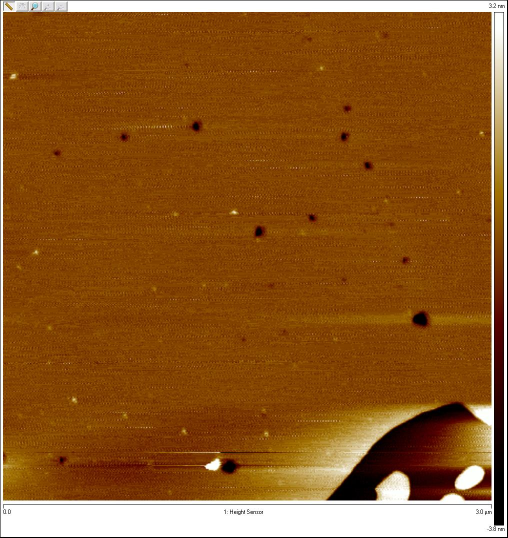
#> input picture методичка/1/images/PGPGCL_H2O_004.jpg, 1015 x 1075 px (shown at 1/2 size)
$ jupyter execute Lab2.ipynb
#> lines starting #> are read from the running program, lines starting #| are printed output that depends on the picture
[cell 1]
import numpy as np
import matplotlib.pyplot as plt
import pandas as pd
import cv2                        #Библиотека компьютерного зрения OpenCV

** Изображение из https://doi.org/10.1016/j.bbamem.2021.183779 **

[cell 2]
#Загружаем изображение

img = cv2.imread('images/PGPGCL_H2O_004.jpg')
#> img is the input picture: shape (1075, 1015, 3); mean B, G, R 32.6, 87.5, 141.4
img = cv2.cvtColor(img,cv2.COLOR_BGR2RGB)

#Обрезаем изображение

cv2.rectangle(img,(30,30),(800,800),(255,0,0),5);       #Красный квадрат
cv2.rectangle(img,(1000,28),(1000,1048),(255,0,0),5);   #Красная линия
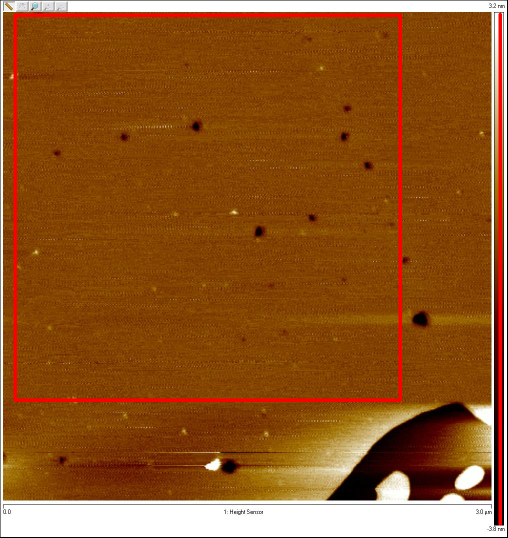
#> img: shape (1075, 1015, 3) (shown at 1/2 size); mean R, G, B 144.8, 85.7, 32.2
plt.figure(figsize=(10,10))
plt.imshow(img)

[cell 3]
#Переименуем красный квадрат и красную линию

bilayerImg = img[30:800,30:800]      #Красный квадрат (двухслойный/bilayer)
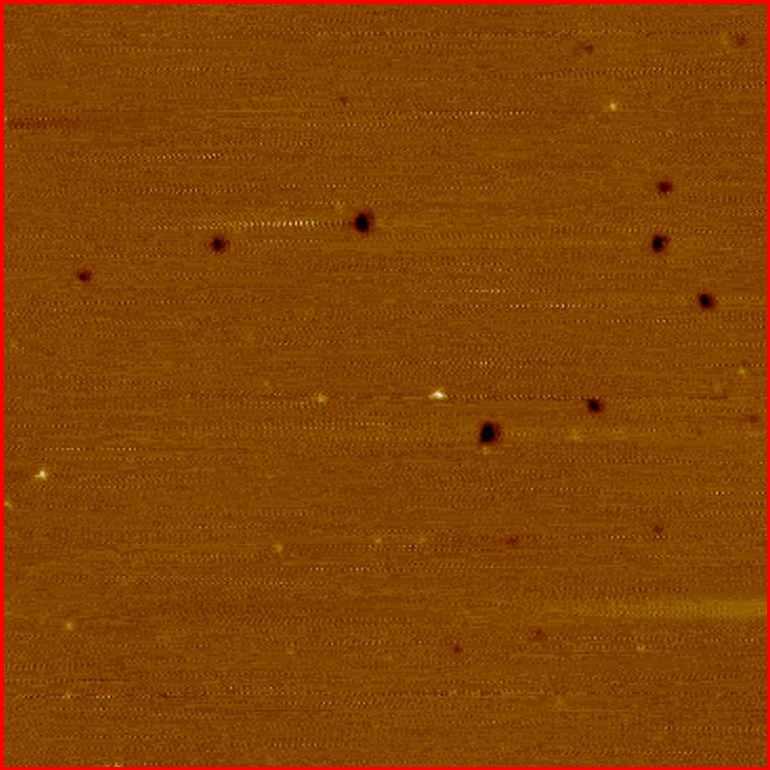
#> bilayerImg: shape (770, 770, 3); mean R, G, B 132.5, 66, 2.9
scaleImg = img[28:1048,1000]         #Красная линия (шкала высот)
#> scaleImg = 1020 rows, first 8: [255, 0, 0], [255, 0, 0], [255, 0, 0], [255, 0, 0], [255, 0, 0], [255, 0, 0], [255, 0, 0], [255, 0, 0]
plt.figure(figsize=(10,10))
plt.imshow(bilayerImg)

[cell 4]
bilayerImg.shape #Получить параметры красного квадрата в пикселях
#> Out = (770, 770, 3)

[cell 5]
#Средний цвет RGB красного квадрата

promRGB = np.mean(bilayerImg, axis=(0,1))
#> promRGB = [132.5, 66.02, 2.88]
promRGB = [int(i) for i in promRGB]
#> promRGB = [132, 66, 2]
promRGB
#> Out = [132, 66, 2]

[cell 6]
#Проверьте значения красной линии для i в scaleImg:
for i in scaleImg:
    print(i)
#> this loop made 1020 passes
#| [255   0   0]
#| [255   0   0]
#| [255   0   0]
#| [255   0   0]
#| [255   0   0]
#| [255   0   0]
#| [255   0   0]
#| [255   0   0]
#> (further printed lines are left out)

[cell 7]
#Сравните цвет RGB каждого пикселя в красном квадрате с цветом RGB каждого пикселя в красной линии.

c = 0
for i in scaleImg:
    c += 1
    if np.sum(abs(i - np.array(promRGB))) < 7:
        print('Match',c)                        #Сопоставьте с более похожим цветом по шкале высоты
#> after the loop, c = 1020

467 индекс средней высоты

[cell 8]
#Средняя высота бислоя

Bilayer_h = 3.2 + 3.8  #Высота микрофотографии АСМ
Match = 467            #Индекс средней высоты
Scale_pixls = 1020     #Количество пикселей в красной линии
Top_h = 3.2            #Самая высокая точка на микрофотографии АСМ

h = (Match*Bilayer_h)/Scale_pixls
Real_h = Top_h-h
print(Real_h)

В среднем липидный бислой был однородным.

Изображение из https://doi.org/10.1016/j.bbamem.2021.183779

[cell 9]
#Загружаем изображение

img2 = cv2.imread('images/PGPGCL_H2O_AMP_007_KR.jpg')
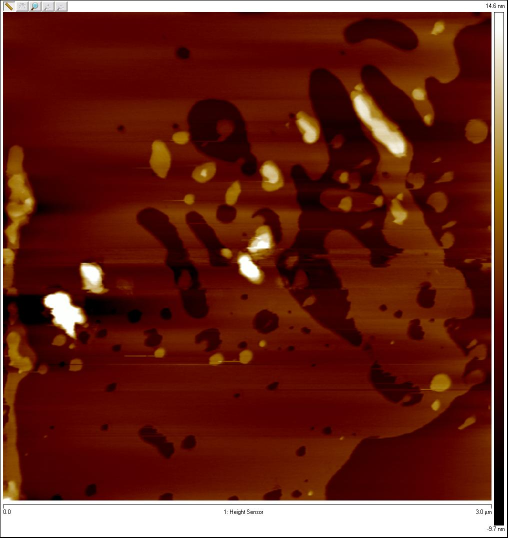
#> input picture методичка/1/images/PGPGCL_H2O_AMP_007_KR.jpg, 1015 x 1075 px (shown at 1/2 size)
#> img2 is the input picture: shape (1075, 1015, 3); mean B, G, R 29.9, 41.2, 104.2
img2 = cv2.cvtColor(img2,cv2.COLOR_BGR2RGB)

#Обрезаем изображение

bilayerImg = img2[30:800,30:800]
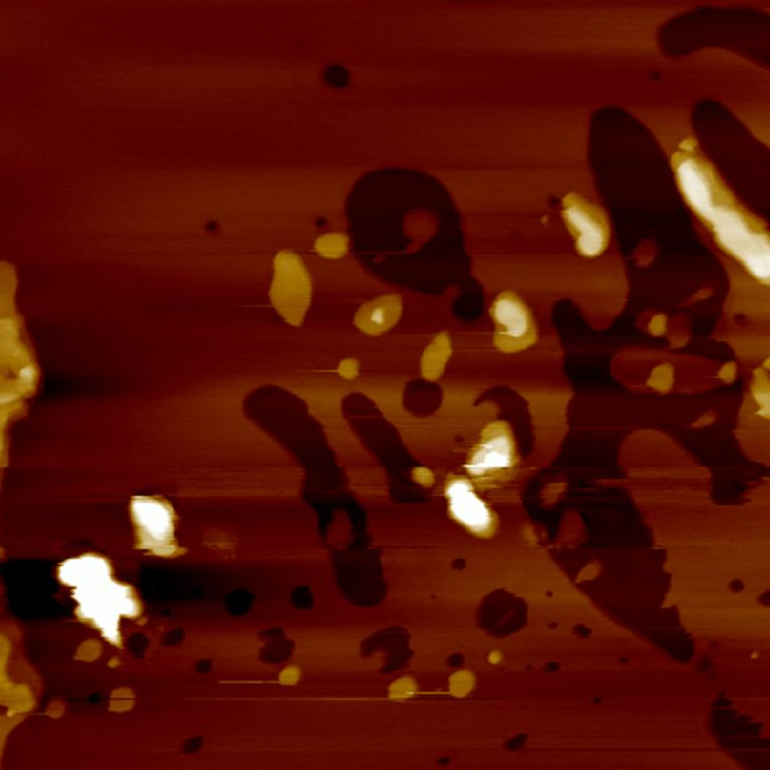
#> bilayerImg: shape (770, 770, 3); mean R, G, B 86.6, 16.9, 5.4
scaleImg = img2[28:1048,1000]
#> scaleImg = 1020 rows, first 8: [247, 247, 247], [248, 248, 248], [248, 248, 248], [255, 255, 255], [253, 255, 252], [253, 255, 252], [253, 255, 252], [253, 255, 252]
plt.figure(figsize=(10,10))
plt.imshow(bilayerImg)

[cell 10]
# Создайте график гистограммы с тремя линиями, по одной для каждого цвета.

colors = ("r", "g", "b")
channel_ids = (0, 1, 2)

plt.xlim([0, 256])
for channel_id, c in zip(channel_ids, colors):
    histogram, bin_edges = np.histogram(
        bilayerImg[:, :, channel_id], bins=256, range=(5, 256)
    )
    plt.plot(bin_edges[0:-1], histogram, color=c)

plt.xlabel("Цвет")
plt.ylabel("Пиксель")

plt.show()
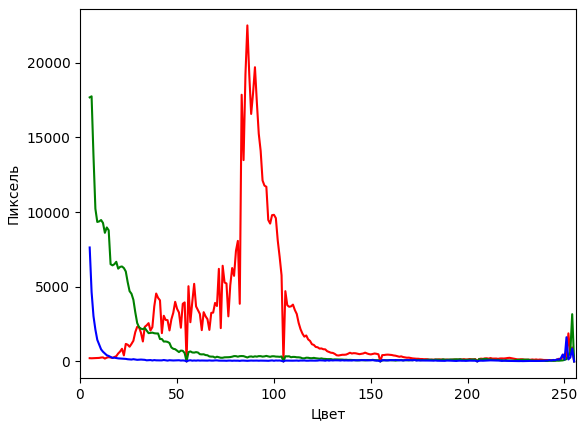
#> figure drawn by matplotlib, 1 panel; curve peaks at x = 86.38, y = 22505; curve peaks at x = 5.98, y = 17754; curve peaks at x = 5, y = 7630

[cell 11]
#Средний цвет RGB бислоя после 30 минут взаимодействия с КР-12 AMP

promRGB = np.mean(bilayerImg, axis=(0,1))
#> promRGB = [86.58, 16.88, 5.39]
promRGB = [int(i) for i in promRGB]
#> promRGB = [86, 16, 5]
promRGB
#> Out = [86, 16, 5]

[cell 12]
#Сравните цвет RGB каждого пикселя в двухслойном изображении с цветом RGB каждого пикселя на шкале высоты.

c = 0
meann = []
for i in scaleImg:
    c += 1
    if np.sum(abs(i - np.array(promRGB))) < 22:
      print('Match',c)                            #Сопоставьте с более похожим цветом на шкале высот
      meann.append(c)
#> this loop made 1020 passes
#> after the loop, c = 1020; meann = [581, 582, 583, 584, 585, 586, 587, 588, 589, 590, 591, 592, 593, 594, 630, 631, 632, 633]

[cell 13]
np.mean(meann) #Индекс средней высоты
#> Out = 597.3

[cell 14]
#Средняя высота бислоя через 30 мин взаимодействия с пептидом

Bilayer_h = 14.6 + 9.7  #Высота микрофотографии АСМ
Match = 597             #Индекс средней высоты
Scale_pixls = 1020      #Количество пикселей в красной линии
Top_h = 14.6            #Самая высокая точка на микрофотографии АСМ

h = (Match*Bilayer_h)/Scale_pixls
Real_h = Top_h-h
print(Real_h)

[cell 15]
#Процесс сегментации

pixel_values = bilayerImg.reshape((-1, 3)) #Изменить изображение

pixel_values = np.float32(pixel_values)    #Конвертируем в float
#pixel_values.shape
#pixel_values

#Критерий сегментации
criteria = (cv2.TERM_CRITERIA_EPS + cv2.TERM_CRITERIA_MAX_ITER, 100, 0.2)

k = 4
_, labels, (centers) = cv2.kmeans(pixel_values, k, None, criteria, 10, cv2.KMEANS_RANDOM_CENTERS)
#> centers = [[231.7, 221.3, 191.8], [144.6, 88.57, 11.3], [46.93, 0.545, 0.708], [91.75, 10.85, 0.863]]

#Преобразование обратно в 8-битные значения
centers = np.uint8(centers)
#> centers = [[231, 221, 191], [144, 88, 11], [46, 0, 0], [91, 10, 0]]

#Сгладить массив меток
labels = labels.flatten()

centers #Средний цвет RGB каждого кластера
#> Out has the same summary as centers

[cell 16]
#labels
#labels.shape

segmented_image = centers[labels.flatten()]
#segmented_image

#Изменить форму до исходного размера изображения
segmented_image = segmented_image.reshape(bilayerImg.shape)
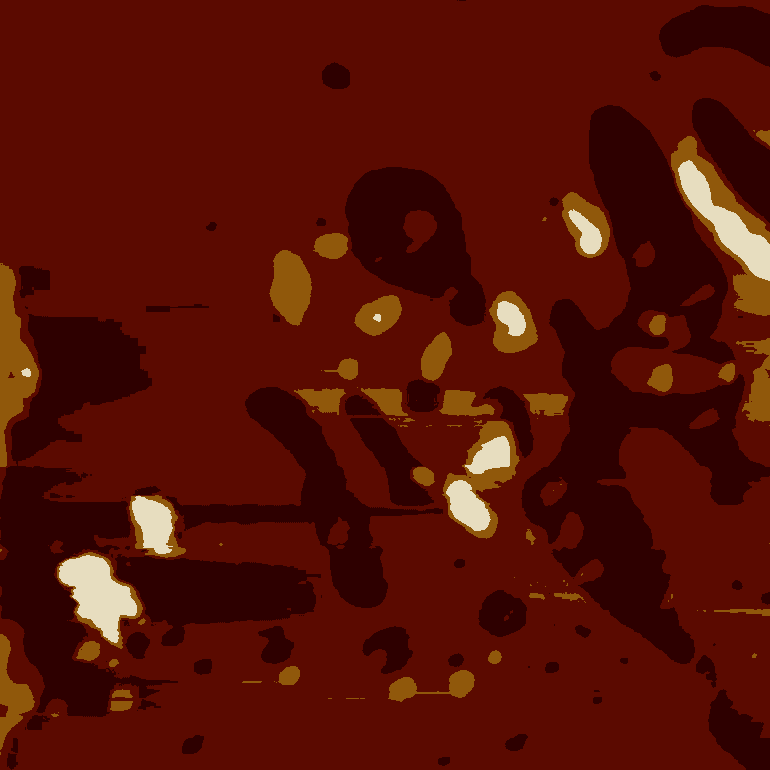
#> segmented_image: shape (770, 770, 3); mean R, G, B 85.8, 16.1, 4.6

#Выводим изображение
fig = plt.figure()
plt.imshow(segmented_image)
plt.axis('off')
fig.savefig('supp_Fig_1aa.png',dpi =1200)

[cell 17]
#Частотный график для каждого кластера

pd.Series(labels).value_counts()/labels.shape[0]*100

propor = pd.Series(labels).value_counts()/labels.shape[0]*100

plt.rcParams.update({'font.size': 16, 'font.family': 'STIXGeneral', 'mathtext.fontset': 'stix'})

fig = plt.figure()
bar = plt.bar(['1','2','3','4'],propor.values)
bar[0].set_color((91/255,10/255,0))
bar[1].set_color((46/255,0,0))
bar[2].set_color((144/255,88/255,11/255))
bar[3].set_color((231/255,221/255,191/255))
plt.ylabel('Частота')
plt.xlabel('Домены')
fig.savefig('supp_Fig_1b.png',dpi =1200)
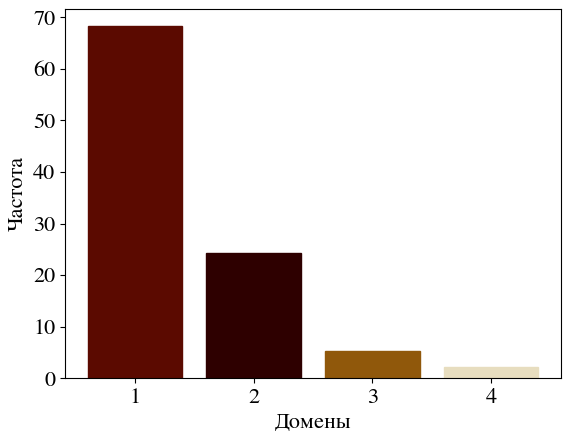
#> figure drawn by matplotlib, 1 panel; tallest bar 68.28 high, from x = -0.4 to 0.4

[cell 18]
centers #Средний цвет RGB каждого кластера
#> Out has the same summary as centers

[cell 19]
#Самый яркий домен

c = 0
meann = []
for i in scaleImg:
    c += 1
    if np.sum(abs(i - np.array(centers[0]))) < 9:
      print('Match',c)
      meann.append(c)
#> after the loop, c = 1020; meann = [101, 102, 103]

[cell 20]
#Средняя высота самого яркого домена

Bilayer_h = 14.6 + 9.7  #Высота микрофотографии АСМ
Match = 102             #Индекс средней высоты
Scale_pixls = 1020      #Количество пикселей в красной линии
Top_h = 14.6            #Самая высокая точка на микрофотографии АСМ

h = (Match*Bilayer_h)/Scale_pixls
Real_h = Top_h-h
print(Real_h)

[cell 21]
#Яркий домен

c = 0
meann = []
for i in scaleImg:
    c += 1
    if np.sum(abs(i - np.array(centers[1]))) < 35:
      print('Match',c)
      meann.append(c)
#> after the loop, c = 1020; meann = [370, 371, 372]

[cell 22]
#Средняя высота яркого домена

Bilayer_h = 14.6 + 9.7  #Высота микрофотографии АСМ
Match = 371             #Индекс средней высоты
Scale_pixls = 1020      #Количество пикселей в красной линии
Top_h = 14.6            #Самая высокая точка на микрофотографии АСМ

h = (Match*Bilayer_h)/Scale_pixls
Real_h = Top_h-h
print(Real_h)

[cell 23]
#Темный домен

c = 0
meann = []
for i in scaleImg:
    c += 1
    if np.sum(abs(i - np.array(centers[2]))) < 7:
      print('Match',c)
      meann.append(c)
#> after the loop, c = 1020; meann = [767, 768, 769, 770, 771, 772]

[cell 24]
#Средняя высота темного домена

Bilayer_h = 14.6 + 9.7  #Высота микрофотографии АСМ
Match = 770             #Индекс средней высоты
Scale_pixls = 1020      #Количество пикселей в красной линии
Top_h = 14.6            #Самая высокая точка на микрофотографии АСМ

h = (Match*Bilayer_h)/Scale_pixls
Real_h = Top_h-h
print(Real_h)

[cell 25]
#Фоновый домен

c = 0
meann = []
for i in scaleImg:
    c += 1
    if np.sum(abs(i - np.array(centers[3]))) < 7:
      print('Match',c)
      meann.append(c)
#> after the loop, c = 1020; meann = [590, 591, 592]
